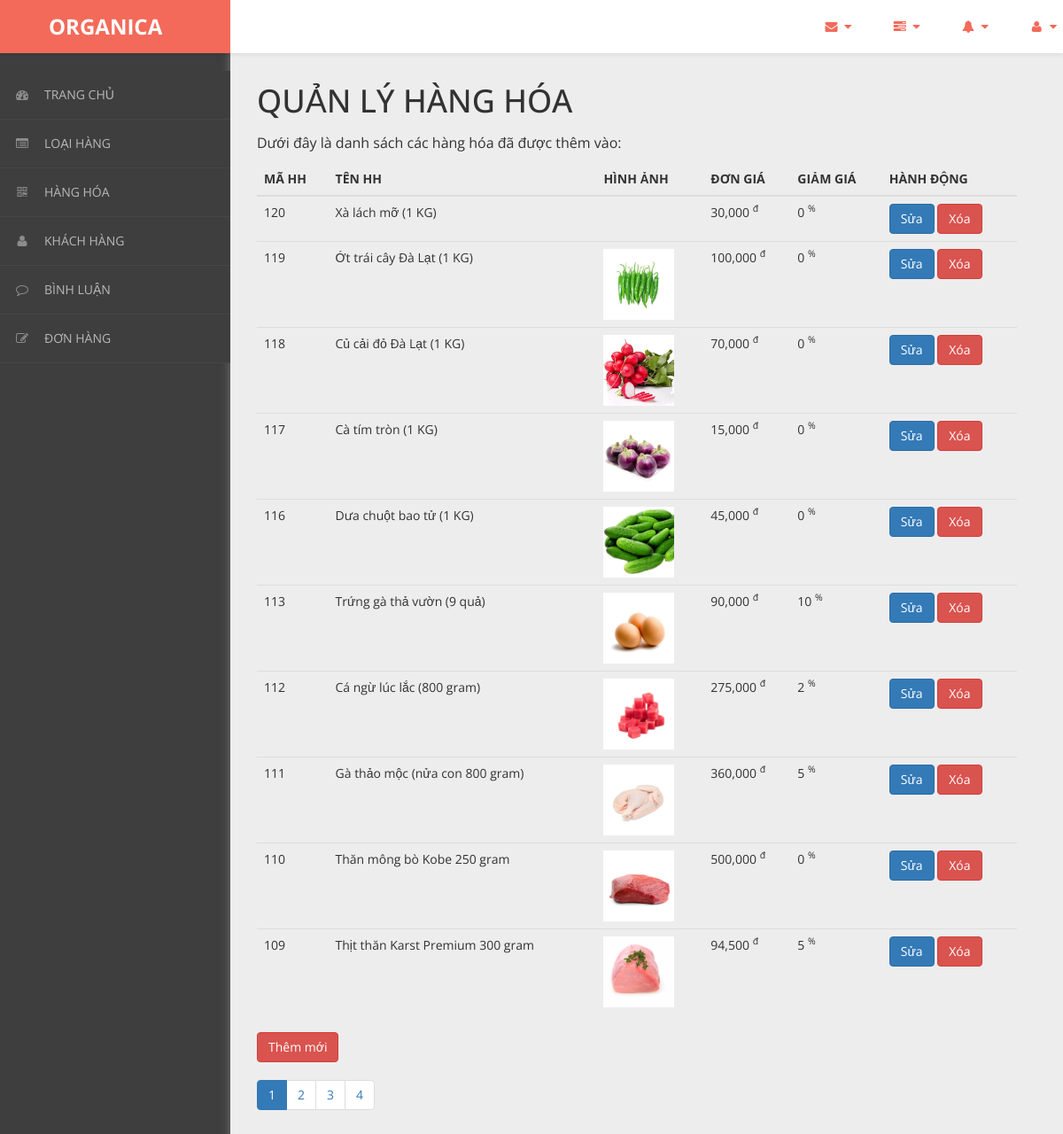
/admin/content/hang-hoa/hang-hoa-list.php, run on the app's committed database.
### tables this page shows
CREATE TABLE `hang_hoa` (
  `ma_hh` int(11) NOT NULL,
  `ten_hh` varchar(150) NOT NULL,
  `hinh` varchar(50) NOT NULL,
  `don_gia` int(11) NOT NULL,
  `giam_gia` int(11) NOT NULL,
  `mo_ta` varchar(1000) NOT NULL,
  `ma_loai` int(11) NOT NULL
);

### admin/dao/pdo.php (called while the page is built, shortened)
<?php
    function pdo_get_connection(){
        $pdo = new PDO("mysql:host=localhost;dbname=staffcoffee",'root','');
        $pdo->setAttribute(PDO::ATTR_ERRMODE, PDO::ERRMODE_EXCEPTION);
        return $pdo;
    }
    function pdo_query($sql){
        $sql_args = array_slice(func_get_args(),1);
        try{
            $conn = pdo_get_connection();
            $stmt = $conn ->prepare($sql);
            $stmt -> execute($sql_args);
            $rows = $stmt -> fetchAll();
            return $rows;
        }catch(PDOException $e){
            throw $e;
        }finally{
            unset($conn);
        }
    }
    function pdo_query_one($sql){
        $sql_args = array_slice(func_get_args(),1);
        try{
            $conn = pdo_get_connection();
            $stmt = $conn ->prepare($sql);
            $stmt -> execute($sql_args);
            $row = $stmt -> fetch();
            return $row;
        }catch(PDOException $e){
            throw $e;
        }finally{
            unset($conn);
        }
    }
    ?>

### admin/dao/hang-hoa.php (called while the page is built, shortened)
<?php
    require_once ('pdo.php');
    function hang_hoa_select_all_limit($limit, $offset) {
        $sql = "SELECT * FROM hang_hoa ORDER BY ma_hh DESC LIMIT $limit OFFSET $offset";
        return pdo_query($sql);
    }
    function hang_hoa_count_all() {
        $sql = "SELECT COUNT(*) AS total FROM hang_hoa";
        $result = pdo_query_one($sql);
        return $result['total'];
    }
?>

### admin/content/hang-hoa/hang-hoa-list.php (the view, shortened to what this page needs)
<?php
$so_hang_hoa_tren_trang = 10;
$trang_hien_tai = isset($_GET['page']) ? $_GET['page'] : 1;
$offset = ($trang_hien_tai - 1) * $so_hang_hoa_tren_trang;
require_once ('../../dao/hang-hoa.php');
$items = hang_hoa_select_all_limit($so_hang_hoa_tren_trang, $offset);
$tong_so_hang_hoa = hang_hoa_count_all();
$tong_so_trang = ceil($tong_so_hang_hoa / $so_hang_hoa_tren_trang);
?>
<!DOCTYPE html>
<html xmlns="http://www.w3.org/1999/xhtml">
<head>
    <link href="../../../css/admin/css/bootstrap.css" rel="stylesheet" />
    <link href="../../../css/admin/css/font-awesome.css" rel="stylesheet" />
    <link href="../../../css/admin/css/custom-styles.css" rel="stylesheet" />
</head>
<body>
    <div id="wrapper">
        <nav class="navbar navbar-default top-navbar" role="navigation">
            <div class="navbar-header">
                <a class="navbar-brand" href="../../../../RauCuQuaOrganica/trang-chinh/"><strong style = "margin-left: 40px;">ORGANICA</strong></a>
            </div>
            <ul class="nav navbar-top-links navbar-right">
                <li class="dropdown">
                    <a class="dropdown-toggle" data-toggle="dropdown" href="#" aria-expanded="false">
                        <i class="fa fa-envelope fa-fw"></i> <i class="fa fa-caret-down"></i>
                    </a>
                </li>
                <li class="dropdown">
                    <a class="dropdown-toggle" data-toggle="dropdown" href="#" aria-expanded="false">
                        <i class="fa fa-tasks fa-fw"></i> <i class="fa fa-caret-down"></i>
                    </a>
                </li>
                <li class="dropdown">
                    <a class="dropdown-toggle" data-toggle="dropdown" href="#" aria-expanded="false">
                        <i class="fa fa-bell fa-fw"></i> <i class="fa fa-caret-down"></i>
                    </a>
                </li>
                <li class="dropdown">
                    <a class="dropdown-toggle" data-toggle="dropdown" href="#" aria-expanded="false">
                        <i class="fa fa-user fa-fw"></i> <i class="fa fa-caret-down"></i>
                    </a>
                </li>
            </ul>
        </nav>
        <nav class="navbar-default navbar-side" role="navigation">
            <div class="sidebar-collapse">
                <ul class="nav" id="main-menu">
                    <li>
                        <a href="../thong-ke/thong-ke-list.php"><i class="fa fa-dashboard"></i>TRANG CHỦ</a>
                    </li>
                    <li>
                        <a href="../loai-hang/loai-hang-list.php"><i class="fa fa-list-alt" aria-hidden="true"></i>LOẠI HÀNG</a>
                    </li>
                    <li>
                        <a href="../hang-hoa/hang-hoa-list.php"><i class="fa fa-qrcode"></i>HÀNG HÓA</a>
                    </li>
                    <li>
                        <a href="../khach-hang/khach-hang-list.php"><i class="fa fa-user"></i>KHÁCH HÀNG</a>
                    </li>
                    <li>
                        <a href="../binh-luan/binh-luan-list.php"><i class="fa fa-comment-o" aria-hidden="true"></i>BÌNH LUẬN</a>
                    </li>
                    <li>
                        <a href="../hoa-don/hoa-don-list.php"><i class="fa fa-edit"></i>ĐƠN HÀNG</a>
                    </li>
                </ul>
            </div>
        </nav>
        <div id="page-wrapper">
		  <div class="header">
                        <div class="page-header">
                            <h1>QUẢN LÝ HÀNG HÓA</h1>
                            <p>Dưới đây là danh sách các hàng hóa đã được thêm vào: </p>
                            <table class="table table-hover">
                                <thead>
                                  <tr>
                                    <th>MÃ HH</th>
                                    <th>TÊN HH</th>
                                    <th>HÌNH ẢNH</th>
                                    <th>ĐƠN GIÁ</th>
                                    <th>GIẢM GIÁ</th>
                                    <th>HÀNH ĐỘNG</th>
                                  </tr>
                                </thead>
                                <tbody>
                                <?php foreach($items as $item){
                                     extract($item);
                                    ?>
                                  <tr>
                                    <td><?=$ma_hh?></td>
                                    <td><?=$ten_hh?></td>
                                    <td><img src="/RauCuQuaOrganica/css/admin/images/products/<?=$hinh?>" alt="" style="width:80px;"></td>
                                    <td><?=number_format($don_gia)?> <sup>đ</sup></td>
                                    <td><?=$giam_gia?> <sup>%</sup></td>
                                    <td>
                                        <a href="hang-hoa-update.php?ma_hh=<?=$ma_hh?>"><button class="btn btn-primary">Sửa</button></a>
                                        <a onclick = "return confirm('Bạn có chắc chắn muốn xóa ?')" href="hang-hoa-delete.php?ma_hh=<?=$ma_hh?>"><button class="btn btn-danger">Xóa</button></a>
                                    </td>
                                  </tr>
                                <?php } ?>
                                </tbody>
                              </table>
                              <div>
                              <a href="hang-hoa-new.php"><button class="btn btn-danger">Thêm mới</button></a>
                                </div>
                              <ul class="pagination justify-content-center">
    <?php for ($i = 1; $i <= $tong_so_trang; $i++): ?>
        <li <?php if ($i == $trang_hien_tai) echo 'class="active"'; ?>>
            <a href="?page=<?= $i ?>"><?= $i ?></a>
        </li>
    <?php endfor; ?>
</ul>
                        </div>
		</div>
            </div>
        </div>
</body>
</html>

### css/admin/css/custom-styles.css (style rules this page uses)
body { font-family: 'Open Sans', sans-serif; background: #3E3E3E; }
#wrapper { width: 100%; }
#page-wrapper { padding: 15px 15px; min-height: 600px; background: #EDEDED; }
h1, .h1, h2, .h2, h3, .h3 { margin-top: 7px; margin-bottom: -5px; }
p { font-size:16px; line-height:25px; padding-top:20px; }
.navbar-side { z-index: 0; }
.navbar-side .nav > li > a > i { color: #8C8C8C;padding: 8px;width: 30px;text-align: center; }
.top-navbar { position: fixed; width: 100%; z-index: 300; -webkit-box-shadow: 0 3px 3px rgba(0, 0, 0, 0.05); -moz-box-shadow: 0 3px 3px rgba(0, 0, 0, 0.05); box-shadow: 0 3px 3px rgba(0, 0, 0, 0.05); }
.navbar-side { z-index: 1; position: fixed; width: 260px; top: 80px; }
#page-wrapper { position: relative; top: 55px; box-shadow: 0 0 10px #757575; -moz-box-shadow: 0 0 10px #757575; -webkit-box-shadow: 0 0 10px #757575; }
.page-header { margin: 0;border-bottom: 1px solid transparent;text-align: left;background-color: rgb(237, 237, 237);padding: 32px 22px 32px 0;color: #323232; }
.header { margin: 0 30px; }
.top-navbar { margin:0px; }
.top-navbar .navbar-brand { color: #fff;width: 260px;text-align: left;height: 60px;font-size: 24px;font-weight: 700;line-height: 30px;background: #F36A5A; }
.top-navbar .nav > li { position: relative; display: inline-block; margin: 0px; padding: 0px; }
.top-navbar .nav > li > a { position: relative; display: block; padding: 20px;color: #FFFFFF; margin: 0px; }
.sidebar-collapse , .sidebar-collapse .nav { background:none; }
.sidebar-collapse .nav { padding:0; }
.sidebar-collapse .nav > li > a { color: #B8B8B8; background:transparent; text-shadow:none; font-size: 14px; }
.sidebar-collapse > .nav > li > a { padding: 12px 10px; }
.sidebar-collapse > .nav > li { border-bottom: 1px solid rgba(107, 108, 109, 0.19); }
.navbar-side { border:none; background: #3E3E3E; }
.top-navbar { background: #FFFFFF; border-bottom:none; }
.top-navbar .nav > li > a > i { margin-right: 2px; }
.navbar-default { border:0px solid black; }
.navbar-header { background: transparent; }
.nav > li > a > i { margin-right:10px; color: rgb(243, 106, 90); }
@media (min-width:768px) { #page-wrapper { margin: 0 0 0 260px; padding: 0; min-height: 1200px; } }
@media (min-width:768px) { .navbar-side { width: 260px; z-index: 1; } }
@media (min-width:768px) { .navbar { border-radius: 0px; } }

### data on the page
hang_hoa: ma_hh "120", ten_hh "Xà lách mỡ (1 KG)", don_gia "30,000", giam_gia "0"
hang_hoa: ma_hh "119", ten_hh "Ớt trái cây Đà Lạt (1 KG)", hinh (picture), don_gia "100,000", giam_gia "0"
hang_hoa: ma_hh "118", ten_hh "Củ cải đỏ Đà Lạt (1 KG)", hinh (picture), don_gia "70,000", giam_gia "0"
hang_hoa: ma_hh "117", ten_hh "Cà tím tròn (1 KG)", hinh (picture), don_gia "15,000", giam_gia "0"
hang_hoa: ma_hh "116", ten_hh "Dưa chuột bao tử (1 KG)", hinh (picture), don_gia "45,000", giam_gia "0"
hang_hoa: ma_hh "113", ten_hh "Trứng gà thả vườn (9 quả)", hinh (picture), don_gia "90,000", giam_gia "10"
hang_hoa: ma_hh "112", ten_hh "Cá ngừ lúc lắc (800 gram)", hinh (picture), don_gia "275,000", giam_gia "2"
hang_hoa: ma_hh "111", ten_hh "Gà thảo mộc (nửa con 800 gram)", hinh (picture), don_gia "360,000", giam_gia "5"
hang_hoa: ma_hh "110", ten_hh "Thăn mông bò Kobe 250 gram", hinh (picture), don_gia "500,000", giam_gia "0"
hang_hoa: ma_hh "109", ten_hh "Thịt thăn Karst Premium 300 gram", hinh (picture), don_gia "94,500", giam_gia "5"
